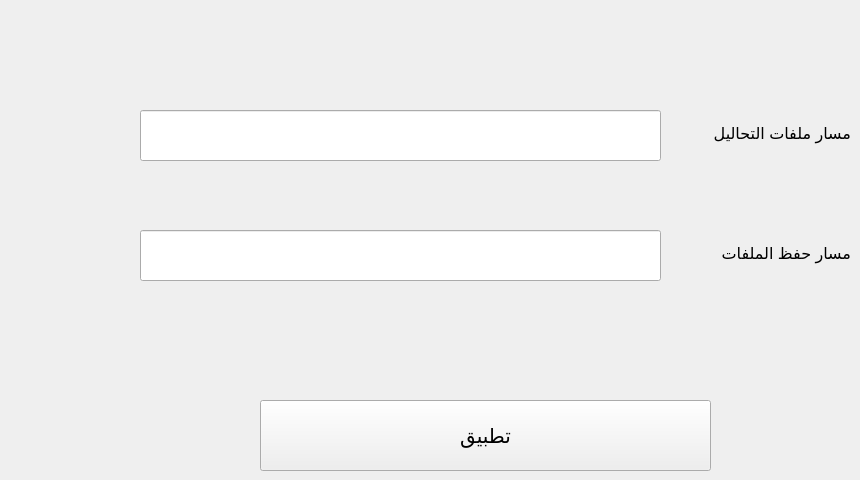
       <widget class="QWidget" name="tab_10">
        <attribute name="title">
         <string>المسارات</string>
        </attribute>
        <widget class="QLabel" name="label_19">
         <property name="geometry">
          <rect>
           <x>670</x>
           <y>108</y>
           <width>181</width>
           <height>51</height>
          </rect>
         </property>
         <property name="font">
          <font>
           <family>Segoe UI</family>
           <pointsize>12</pointsize>
           <weight>50</weight>
           <bold>false</bold>
          </font>
         </property>
         <property name="text">
          <string>مسار ملفات التحاليل</string>
         </property>
        </widget>
        <widget class="QLineEdit" name="lineEdit_14">
         <property name="enabled">
          <bool>true</bool>
         </property>
         <property name="geometry">
          <rect>
           <x>140</x>
           <y>110</y>
           <width>521</width>
           <height>51</height>
          </rect>
         </property>
         <property name="font">
          <font>
           <pointsize>13</pointsize>
          </font>
         </property>
         <property name="placeholderText">
          <string/>
         </property>
        </widget>
        <widget class="QLabel" name="label_20">
         <property name="geometry">
          <rect>
           <x>670</x>
           <y>228</y>
           <width>181</width>
           <height>51</height>
          </rect>
         </property>
         <property name="font">
          <font>
           <family>Segoe UI</family>
           <pointsize>12</pointsize>
           <weight>50</weight>
           <bold>false</bold>
          </font>
         </property>
         <property name="text">
          <string>مسار حفظ الملفات</string>
         </property>
        </widget>
        <widget class="QLineEdit" name="lineEdit_15">
         <property name="enabled">
          <bool>true</bool>
         </property>
         <property name="geometry">
          <rect>
           <x>140</x>
           <y>230</y>
           <width>521</width>
           <height>51</height>
          </rect>
         </property>
         <property name="font">
          <font>
           <pointsize>13</pointsize>
          </font>
         </property>
         <property name="text">
          <string/>
         </property>
         <property name="placeholderText">
          <string/>
         </property>
        </widget>
        <widget class="QPushButton" name="pushButton_24">
         <property name="enabled">
          <bool>true</bool>
         </property>
         <property name="geometry">
          <rect>
           <x>260</x>
           <y>400</y>
           <width>451</width>
           <height>71</height>
          </rect>
         </property>
         <property name="font">
          <font>
           <family>Segoe UI</family>
           <pointsize>15</pointsize>
           <weight>50</weight>
           <bold>false</bold>
          </font>
         </property>
         <property name="text">
          <string>تطبيق</string>
         </property>
        </widget>
       </widget>
